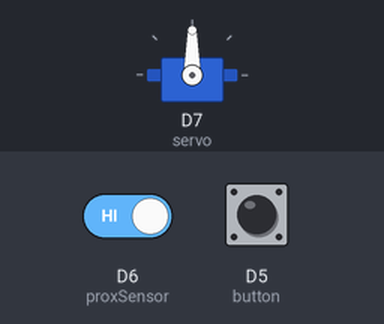
The sketch below on a simulated ESP8266 (NodeMCU). Parts: servo. The test bench sets the inputs (shaded band); at power-on: D6 (proxSensor) HIGH, D5 (button) LOW.

Above: at 1.2 s.
1.3 s: D6 (proxSensor) driven LOW
At 4.2 s:
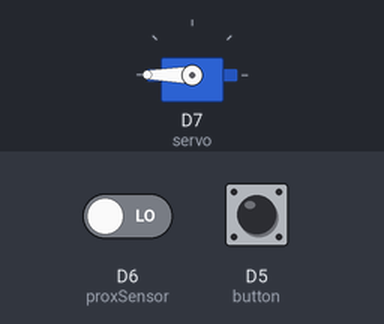
4.3 s: D6 (proxSensor) driven HIGH
At 4.8 s:
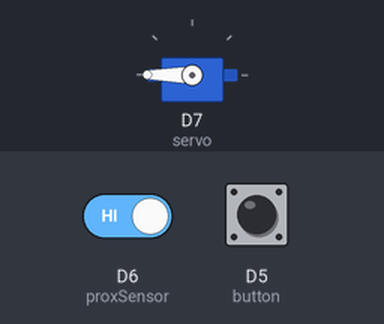
5.8 s: D5 (button) pulled HIGH for 1 s
At 5.95 s:
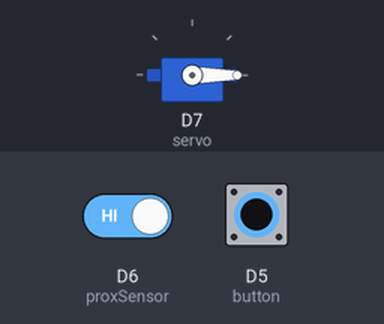
8.3 s: D5 (button) pulled HIGH for 3.2 s
At 13.0 s:
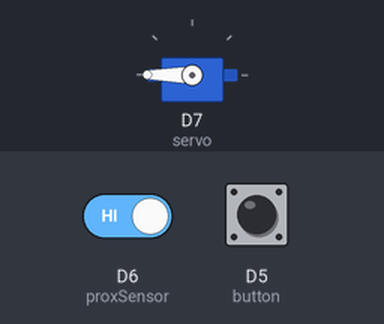
Timing chart, 0 to 14.0 s (numbered marks = the images above; inputs shaded):
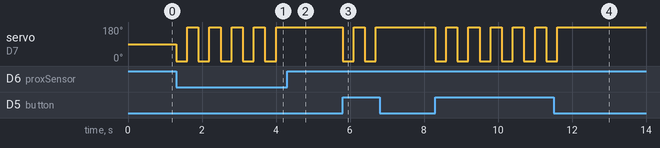

Measured:
- after the input at 1.3 s, servo on D7 (servo): alternates 180° for 0.30 s and 0° for 0.30 s, starting at once
- after the input at 4.3 s, servo on D7 (servo): stops changing and stays 180°
- after the input at 5.8 s, servo on D7 (servo): alternates 180° for 0.30 s and 0° for 0.30 s, 4 changes in all, then stays 180°, starting at once
- after the input at 8.3 s, servo on D7 (servo): alternates 180° for 0.30 s and 0° for 0.30 s, 12 changes in all, then stays 180°, starting at once

The sketch:

dhoop_machine_nodemcu.ino
```cpp
#include <Servo.h>
Servo servo;
const int proxSensor = D6;
int button = D5;
int button1 = 0;
void setup()
{
  pinMode(button, INPUT);
  pinMode(proxSensor,INPUT);
  servo.attach(D7);
  Serial.begin(9600);
}

void loop()
{
  long state = digitalRead(proxSensor);
  button1=digitalRead(button);
  if(state == LOW )
  {
    servo.write (0);
    delay(300);
    servo.write (180);
    delay(300);
  }
  else if (button1 == 1)
  {
    servo.write (0);
    delay(300);
    servo.write (180);
    delay(300);
  }
}
```
